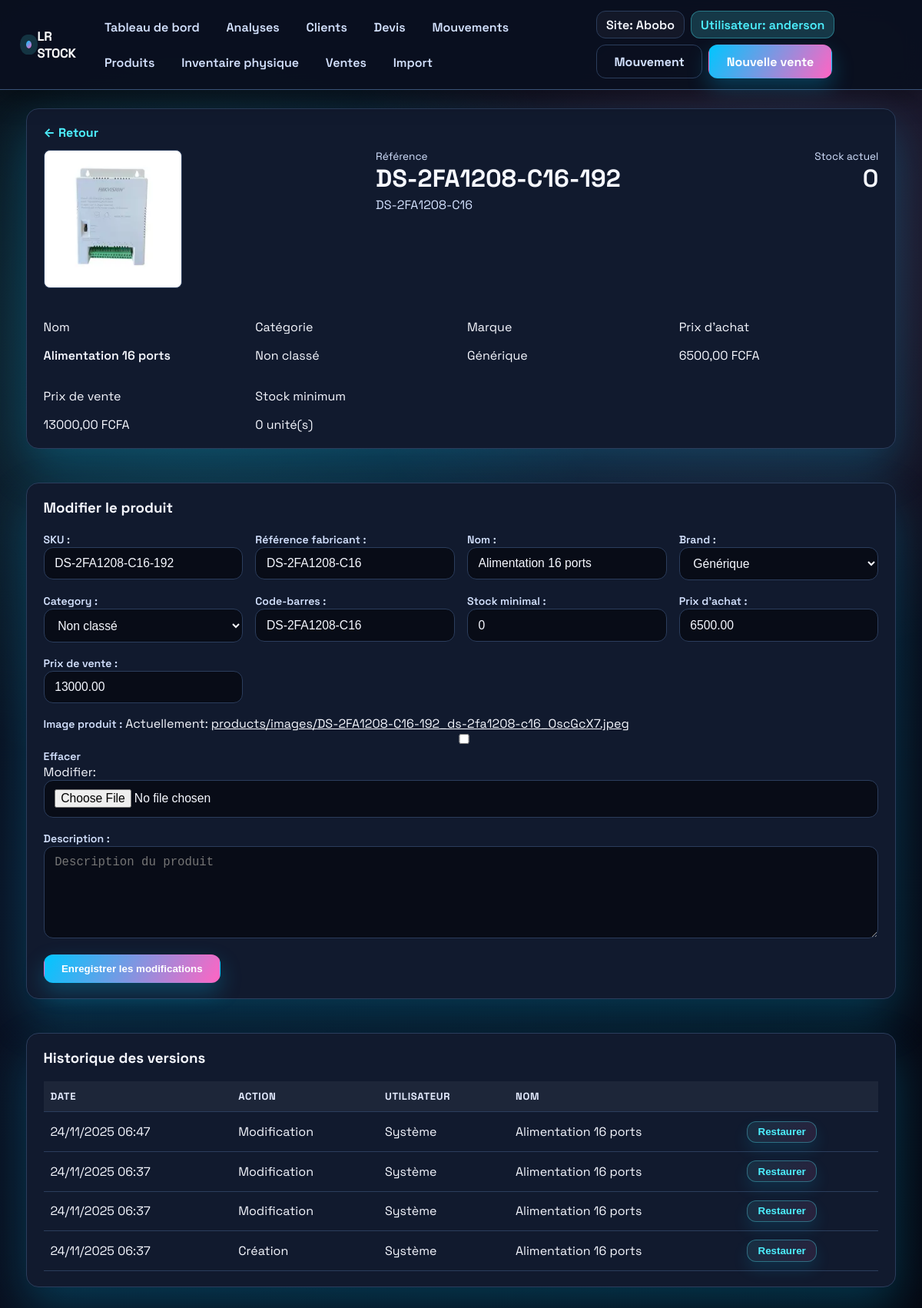
Page /produits/177/ (signed in) on the committed database.
### inventory/models.py (models this page shows, shortened)
class TimeStampedModel(models.Model):
    created_at = models.DateTimeField(auto_now_add=True)
    updated_at = models.DateTimeField(auto_now=True)
    class Meta:
        abstract = True

class Site(TimeStampedModel):
    name = models.CharField(max_length=150, unique=True)
    description = models.TextField(blank=True)
    class Meta:
        ordering = ["name"]
        verbose_name = "site"
        verbose_name_plural = "sites"

class VersionedModelMixin(models.Model):
    class Meta:
        abstract = True

class Product(VersionedModelMixin, TimeStampedModel):
    sku = models.CharField("SKU", max_length=100, unique=True)
    manufacturer_reference = models.CharField(
        "Référence fabricant", max_length=100, blank=True
    )
    name = models.CharField("Nom", max_length=255)
    description = models.TextField(blank=True)
    brand = models.ForeignKey(Brand, on_delete=models.PROTECT, related_name="products")
    category = models.ForeignKey(
        Category, on_delete=models.PROTECT, related_name="products"
    )
    barcode = models.CharField("Code-barres", max_length=128, blank=True, null=True, unique=True)
    minimum_stock = models.PositiveIntegerField("Stock minimal", default=0)
    purchase_price = models.DecimalField(
        "Prix d'achat", max_digits=10, decimal_places=2, blank=True, null=True
    )
    sale_price = models.DecimalField(
        "Prix de vente", max_digits=10, decimal_places=2, blank=True, null=True
    )
    image = models.FileField(
        "Image produit",
        upload_to="products/images",
        blank=True,
        null=True,
    )
    objects = ProductQuerySet.as_manager()
    class Meta:
        ordering = ["name"]
    @property
    def stock_quantity(self) -> int:
        annotated_stock = getattr(self, "current_stock", None)
        if annotated_stock is not None:
            return annotated_stock
    @property
    def is_below_minimum(self) -> bool:
        if self.minimum_stock <= 0:
            return False
        return self.stock_quantity < self.minimum_stock

class Category(TimeStampedModel):
    name = models.CharField(max_length=150, unique=True)
    class Meta:
        ordering = ["name"]
        verbose_name = "catégorie"
        verbose_name_plural = "catégories"
    def __str__(self) -> str:
        return self.name

class Brand(TimeStampedModel):
    name = models.CharField(max_length=150, unique=True)
    class Meta:
        ordering = ["name"]
    def __str__(self) -> str:
        return self.name

class Version(TimeStampedModel):
    class Action(models.TextChoices):
        CREATE = "create", "Création"
        UPDATE = "update", "Modification"
        DELETE = "delete", "Suppression"
    content_type = models.ForeignKey(ContentType, on_delete=models.CASCADE)
    object_id = models.CharField(max_length=255)
    content_object = GenericForeignKey()
    user = models.ForeignKey(
        settings.AUTH_USER_MODEL,
        on_delete=models.SET_NULL,
        blank=True,
        null=True,
        related_name="inventory_versions",
    )
    action = models.CharField(max_length=20, choices=Action.choices)
    snapshot = models.JSONField(encoder=DjangoJSONEncoder)
    object_url = models.CharField(max_length=500, blank=True)
    class Meta:
        ordering = ["-created_at"]
    @classmethod
    def for_instance(cls, instance):
        content_type = ContentType.objects.get_for_model(instance, for_concrete_model=False)
        return cls.objects.filter(content_type=content_type, object_id=str(instance.pk))

### inventory/views.py (the view)
# urls.py: path("produits/<int:pk>/", login_required(views.product_detail), name="product_detail"),
def product_detail(request, pk):
    site_context = _site_context(request)
    active_site = site_context["active_site"]
    return_url = _get_return_url(request, "inventory:inventory_overview")
    product = get_object_or_404(
        Product.objects.with_stock_quantity(site=active_site).select_related("brand", "category"),
        pk=pk,
    )
    recent_movements = (
        product.stock_movements.select_related("movement_type")
        .order_by("-movement_date", "-id")
    )
    if active_site:
        recent_movements = recent_movements.filter(site=active_site)
    recent_movements = recent_movements[:8]
    versions = list(Version.for_instance(product).order_by("-created_at")[:12])
    if request.method == "POST":
        form = ProductForm(request.POST, request.FILES, instance=product)
        if form.is_valid():
            updated_product = form.save(commit=False)
            updated_product._history_user = (
                request.user if request.user.is_authenticated else None
            )
            updated_product.save()
            messages.success(request, "Les informations du produit ont été mises à jour.")
            return redirect(reverse("inventory:product_detail", args=[product.pk]))
    else:
        form = ProductForm(instance=product)
    context = {
        "product": product,
        "recent_movements": recent_movements,
        "form": form,
        "versions": versions,
        "return_url": return_url,
    }
    context.update(site_context)
    return render(request, "inventory/product_detail.html", context)

### inventory/templates/inventory/product_detail.html (shortened to what this page needs)
{% extends "inventory/base.html" %}
{% block content %}
<section class="card">
    <div style="display:flex;justify-content:space-between;align-items:center;margin-bottom:0.75rem;gap:1rem;">
        <a href="{{ return_url }}" class="back-link">← Retour</a>
    </div>
    <div style="display:flex;align-items:flex-start;justify-content:space-between;gap:2rem;flex-wrap:wrap;">
        {% if product.image %}
            <div
                style="flex:0 0 180px;border:1px solid var(--border);border-radius:8px;padding:0.5rem;background:#fff;"
            >
                <img
                    src="{{ product.image.url }}"
                    alt="Image de {{ product.name }}"
                    style="width:100%;height:auto;display:block;border-radius:4px;"
                    loading="lazy"
                />
            </div>
        {% endif %}
        <div>
            <p style="margin:0;color:var(--muted);font-size:0.85rem;">Référence</p>
            <h1 style="margin:0;font-size:2rem;">{{ product.sku }}</h1>
            <p style="margin:0.25rem 0 0;color:var(--muted);">
                {{ product.manufacturer_reference|default:"Aucune référence fabricant" }}
            </p>
        </div>
        <div style="text-align:right;">
            <p style="margin:0;color:var(--muted);font-size:0.85rem;">Stock actuel</p>
            <div style="font-size:2rem;font-weight:600;">
                {% if product.stock_quantity < 0 %}-{% endif %}{{ product.stock_quantity }}
            </div>
        </div>
    </div>
    <div class="grid" style="margin-top:1.5rem;grid-template-columns:repeat(auto-fit,minmax(220px,1fr));gap:1rem;">
        <div>
            <p class="muted-label">Nom</p>
            <p style="margin:0;font-weight:600;">{{ product.name }}</p>
        </div>
        <div>
            <p class="muted-label">Catégorie</p>
            <p style="margin:0;">{{ product.category.name }}</p>
        </div>
        <div>
            <p class="muted-label">Marque</p>
            <p style="margin:0;">{{ product.brand.name }}</p>
        </div>
        <div>
            <p class="muted-label">Prix d'achat</p>
            <p style="margin:0;">{{ product.purchase_price|default:"-" }} FCFA</p>
        </div>
        <div>
            <p class="muted-label">Prix de vente</p>
            <p style="margin:0;">{{ product.sale_price|default:"-" }} FCFA</p>
        </div>
        <div>
            <p class="muted-label">Stock minimum</p>
            <p style="margin:0;">{{ product.minimum_stock }} unité(s)</p>
        </div>
    </div>
</section>
<section class="card" style="margin-top:1.5rem;">
    <h3 style="margin-top:0;">Modifier le produit</h3>
    <form method="post" enctype="multipart/form-data" style="margin-top:1rem;">
        <div class="grid" style="grid-template-columns:repeat(auto-fit,minmax(220px,1fr));gap:1rem;">
            <div>
                {{ form.sku.label_tag }}
                {{ form.sku }}
            </div>
            <div>
                {{ form.manufacturer_reference.label_tag }}
                {{ form.manufacturer_reference }}
            </div>
            <div>
                {{ form.name.label_tag }}
                {{ form.name }}
            </div>
            <div>
                {{ form.brand.label_tag }}
                {{ form.brand }}
            </div>
            <div>
                {{ form.category.label_tag }}
                {{ form.category }}
            </div>
            <div>
                {{ form.barcode.label_tag }}
                {{ form.barcode }}
            </div>
            <div>
                {{ form.minimum_stock.label_tag }}
                {{ form.minimum_stock }}
            </div>
            <div>
                {{ form.purchase_price.label_tag }}
                {{ form.purchase_price }}
            </div>
            <div>
                {{ form.sale_price.label_tag }}
                {{ form.sale_price }}
            </div>
        </div>
        <div style="margin-top:1rem;">
            {{ form.image.label_tag }}
            {{ form.image }}
        </div>
        <div style="margin-top:1rem;">
            {{ form.description.label_tag }}
            {{ form.description }}
        </div>
        <div style="margin-top:1rem;">
            <button type="submit" class="btn">Enregistrer les modifications</button>
        </div>
    </form>
</section>
<section class="card" style="margin-top:1.5rem;">
    <h3 style="margin-top:0;">Historique des versions</h3>
    {% if versions %}
        <table>
            <thead>
                <tr>
                    <th>Date</th>
                    <th>Action</th>
                    <th>Utilisateur</th>
                    <th>Nom</th>
                    <th></th>
                </tr>
            </thead>
            <tbody>
                {% for version in versions %}
                    <tr>
                        <td>{{ version.created_at|date:"d/m/Y H:i" }}</td>
                        <td>{{ version.get_action_display }}</td>
                        <td>
                            {% if version.user %}
                                {{ version.user.get_full_name|default:version.user.username }}
                            {% else %}
                                Système
                            {% endif %}
                        </td>
                        <td>
                            {{ version.snapshot.name|default:version.snapshot.sku|default:"-" }}
                        </td>
                        <td>
                            <form
                                method="post"
                                action="{% url 'inventory:version_revert' version.pk %}"
                                style="margin:0;"
                            >
                                <button
                                    type="submit"
                                    class="btn secondary"
                                    style="padding:0.35rem 0.85rem;"
                                >
                                    Restaurer
                                </button>
                            </form>
                        </td>
                    </tr>
                {% endfor %}
            </tbody>
        </table>
    {% else %}
        <p style="margin:0;">Aucune version enregistrée pour ce produit.</p>
    {% endif %}
</section>
{% endblock %}

### inventory/templates/inventory/base.html (shortened to what this page needs)
{% load static %}
<!DOCTYPE html>
<html lang="fr">
<head>
</head>
<body>
    <div class="app-shell">
        <header class="topbar">
            <div class="topbar-inner">
                <a class="brand" href="{% url 'inventory:dashboard' %}">
                    <span class="dot" aria-hidden="true"></span>
                     LR Stock
                </a>
                <nav class="nav">
                    {% with current=request.resolver_match.url_name %}
                        <a href="{% url 'inventory:dashboard' %}" class="{% if current == 'dashboard' %}active{% endif %}">Tableau de bord</a>
                        <a href="{% url 'inventory:analytics' %}" class="{% if current == 'analytics' %}active{% endif %}">Analyses</a>
                        <a href="{% url 'inventory:customer_list' %}" class="{% if current == 'customer_list' or current == 'customer_create' or current == 'customer_detail' or current == 'customer_update' %}active{% endif %}">Clients</a>
                        <a href="{% url 'inventory:quotes_list' %}" class="{% if current == 'quotes_list' or current == 'quote_create' or current == 'quote_detail' %}active{% endif %}">Devis</a>
                        <a href="{% url 'inventory:record_movement' %}" class="{% if current == 'record_movement' %}active{% endif %}">Mouvements</a>
                        <a href="{% url 'inventory:inventory_overview' %}" class="{% if current == 'inventory_overview' %}active{% endif %}">Produits</a>
                        <a href="{% url 'inventory:inventory_physical' %}" class="{% if current == 'inventory_physical' %}active{% endif %}">Inventaire physique</a>
                        <a href="{% url 'inventory:sales_list' %}" class="{% if current == 'sales_list' or current == 'sale_create' %}active{% endif %}">Ventes</a>
                        <a href="{% url 'inventory:import_products' %}" class="{% if current == 'import_products' %}active{% endif %}">Import</a>
                    {% endwith %}
                </nav>
                <div class="user-actions">
                    <span class="context-chip">Site: {{ active_site.name|default:"Vue globale" }}</span>
                    <span class="context-chip" style="background:var(--accent-soft); border-color: rgba(77,240,255,0.35); color: var(--accent);">Utilisateur: {{ request.user.username|default:"Invite" }}</span>
                    <a class="btn ghost" href="{% url 'inventory:record_movement' %}">Mouvement</a>
                    <a class="btn" href="{% url 'inventory:sale_create' %}">Nouvelle vente</a>
                </div>
            </div>
        </header>
        <main class="container">
            <div class="page">
                {% block content %}{% endblock %}
            </div>
        </main>
    </div>
</body>
</html>

### rows in the picture
Site: name "Abobo"
Product: image (picture), sku "DS-2FA1208-C16-192", manufacturer_reference "DS-2FA1208-C16", stock_quantity "0", name "Alimentation 16 ports", category.name "Non classé", brand.name "Générique", purchase_price "6500,00", sale_price "13000,00", minimum_stock "0", brand "Générique", category "Non classé", barcode "DS-2FA1208-C16", purchase_price "6500.00", sale_price "13000.00"
Version: created_at "24/11/2025 06:47", action "Modification", shows "Système", snapshot.name "Alimentation 16 ports"
Version: created_at "24/11/2025 06:37", action "Modification", shows "Système", snapshot.name "Alimentation 16 ports"
Version: created_at "24/11/2025 06:37", action "Modification", shows "Système", snapshot.name "Alimentation 16 ports"
Version: created_at "24/11/2025 06:37", action "Création", shows "Système", snapshot.name "Alimentation 16 ports"

### other values in the picture
{{ request.user.username|default:"Invite" }} "anderson"
